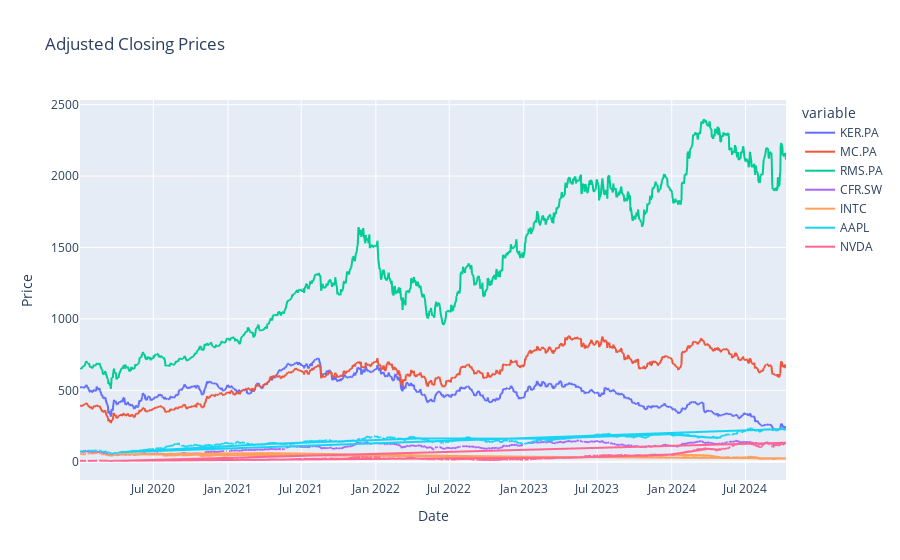

Source (notebook cell):
### Markdown cell above
Affichage séries temporelles

### Code cell
fig = px.line(closing_price_df, x=closing_price_df.index, y=closing_price_df.columns, title="Adjusted Closing Prices")
fig.update_layout(hovermode='x',yaxis_title="Price")  # Survol souris
fig.show()

### Figure 1 — Plotly figure (JSON) as saved in the notebook; plotly's stock layout.template omitted (floating-point values rounded to 4 significant figures; data arrays with more than 128 entries replaced by an {"elided": "..."} marker saying what was removed)
{"data": [{"hovertemplate": "variable=KER.PA<br>Date=%{x}<br>value=%{y}<extra></extra>", "legendgroup": "KER.PA", "line": {"color": "#636efa", "dash": "solid"}, "marker": {"symbol": "circle"}, "mode": "lines", "name": "KER.PA", "showlegend": true, "type": "scattergl", "x": {"elided": "1235 str values"}, "xaxis": "x", "y": {"elided": "1235 float values"}, "yaxis": "y"}, {"hovertemplate": "variable=MC.PA<br>Date=%{x}<br>value=%{y}<extra></extra>", "legendgroup": "MC.PA", "line": {"color": "#EF553B", "dash": "solid"}, "marker": {"symbol": "circle"}, "mode": "lines", "name": "MC.PA", "showlegend": true, "type": "scattergl", "x": {"elided": "1235 str values"}, "xaxis": "x", "y": {"elided": "1235 float values"}, "yaxis": "y"}, {"hovertemplate": "variable=RMS.PA<br>Date=%{x}<br>value=%{y}<extra></extra>", "legendgroup": "RMS.PA", "line": {"color": "#00cc96", "dash": "solid"}, "marker": {"symbol": "circle"}, "mode": "lines", "name": "RMS.PA", "showlegend": true, "type": "scattergl", "x": {"elided": "1235 str values"}, "xaxis": "x", "y": {"elided": "1235 float values"}, "yaxis": "y"}, {"hovertemplate": "variable=CFR.SW<br>Date=%{x}<br>value=%{y}<extra></extra>", "legendgroup": "CFR.SW", "line": {"color": "#ab63fa", "dash": "solid"}, "marker": {"symbol": "circle"}, "mode": "lines", "name": "CFR.SW", "showlegend": true, "type": "scattergl", "x": {"elided": "1235 str values"}, "xaxis": "x", "y": {"elided": "1235 float values"}, "yaxis": "y"}, {"hovertemplate": "variable=INTC<br>Date=%{x}<br>value=%{y}<extra></extra>", "legendgroup": "INTC", "line": {"color": "#FFA15A", "dash": "solid"}, "marker": {"symbol": "circle"}, "mode": "lines", "name": "INTC", "showlegend": true, "type": "scattergl", "x": {"elided": "1235 str values"}, "xaxis": "x", "y": {"elided": "1235 float values"}, "yaxis": "y"}, {"hovertemplate": "variable=AAPL<br>Date=%{x}<br>value=%{y}<extra></extra>", "legendgroup": "AAPL", "line": {"color": "#19d3f3", "dash": "solid"}, "marker": {"symbol": "circle"}, "mode": "lines", "name": "AAPL", "showlegend": true, "type": "scattergl", "x": {"elided": "1235 str values"}, "xaxis": "x", "y": {"elided": "1235 float values"}, "yaxis": "y"}, {"hovertemplate": "variable=NVDA<br>Date=%{x}<br>value=%{y}<extra></extra>", "legendgroup": "NVDA", "line": {"color": "#FF6692", "dash": "solid"}, "marker": {"symbol": "circle"}, "mode": "lines", "name": "NVDA", "showlegend": true, "type": "scattergl", "x": {"elided": "1235 str values"}, "xaxis": "x", "y": {"elided": "1235 float values"}, "yaxis": "y"}], "layout": {"hovermode": "x", "legend": {"title": {"text": "variable"}, "tracegroupgap": 0}, "title": {"text": "Adjusted Closing Prices"}, "xaxis": {"anchor": "y", "domain": [0, 1], "title": {"text": "Date"}}, "yaxis": {"anchor": "x", "domain": [0, 1], "title": {"text": "Price"}}}}
